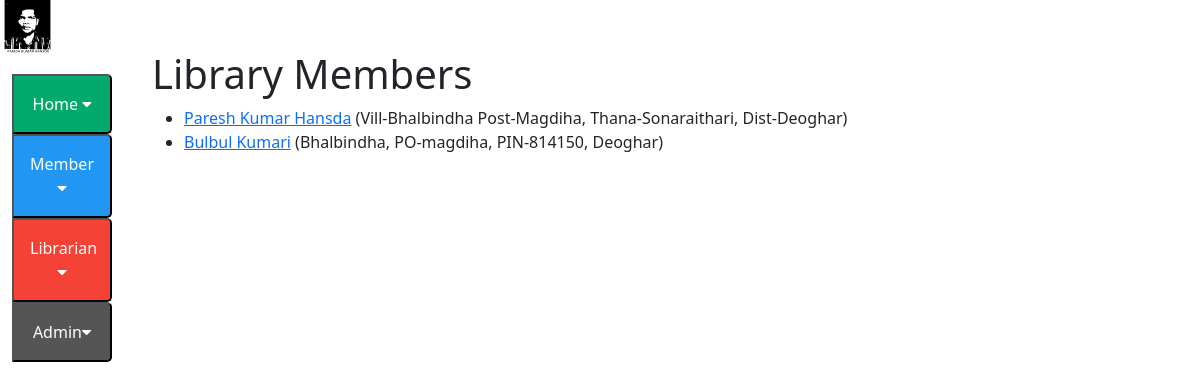
The page /catalog/borrowers/ (signed in) on the database its author committed.
### catalog/models.py (models this page shows, shortened)
class Borrower(models.Model):
    django_id=models.OneToOneField(User, on_delete=models.RESTRICT, null=True, blank=True)
    identy=models.CharField(max_length=200)
    idcard = models.FileField(upload_to=user_directory_path,blank=True)
    contact_no=models.CharField(max_length=100)
    facebook=models.CharField(max_length=200)
    whatsapp=models.CharField(max_length=200)
    name=models.CharField(max_length=200)
    address=models.CharField(max_length=200)
    email_field = models.EmailField(max_length = 254,null=True)
    home_no=models.CharField(max_length=100,null=True)
    image = models.ImageField(blank=True, upload_to='profile_images')
    def get_absolute_url(self):
        return reverse('borrower-detail', args=[str(self.id)])

### catalog/views.py (the view)
# urls.py: path('borrowers/', views.BorrowerListView.as_view(), name='borrowers'),
class BorrowerListView(UserPassesTestMixin,generic.ListView):
    model = Borrower
    def test_func(self):
        return self.request.user.is_staff

### catalog/templates/catalog/borrower_list.html (shortened to what this page needs)
{% extends "base_generic.html" %}
{% block content %}
  <h1>Library Members</h1>
  {% if object_list %}
  <ul>
    {% for book in object_list %}
      <li>
        <a href="{{book.get_absolute_url}}">{{ book.name }}</a> {% if user.is_staff %} ({{book.address}}) {% endif %}
      </li>
    {% endfor %}
  </ul>
  {% else %}
    <p>There are no member in the library.</p>
  {% endif %}
{% endblock %}

### rows shown on the page
Borrower: name "Paresh Kumar Hansda", address "Vill-Bhalbindha Post-Magdiha, Thana-Sonaraithari, Dist-Deoghar"
Borrower: name "Bulbul Kumari", address "Bhalbindha, PO-magdiha, PIN-814150, Deoghar"
